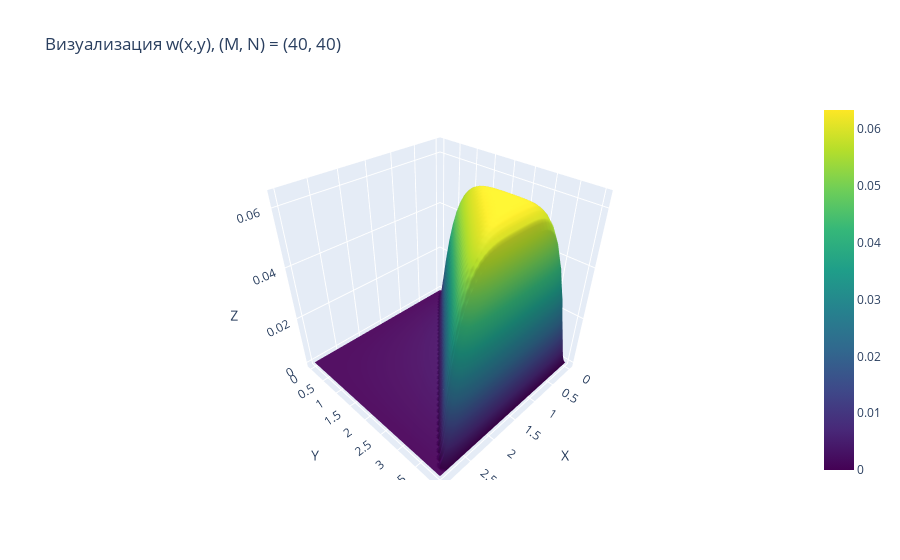

The code cell stored with this chart in its notebook:
### Code cell
import plotly.graph_objects as go

# Загрузка данных из файла
data = np.loadtxt('./parallel_23/output.txt')

# Получение размеров массива
rows, cols = data.shape

# Создание сетки для осей X и Y
x = np.linspace(A1, A2, cols)
y = np.linspace(B1, B2, rows)

X, Y = np.meshgrid(x, y)

# Создание 3D-поверхности
fig = go.Figure(data=[go.Surface(z=data, x=x, y=y, colorscale='Viridis')])

# Настройка меток осей
fig.update_layout(scene=dict(xaxis_title='X', yaxis_title='Y', zaxis_title='Z'),
                  title='Визуализация w(x,y), (M, N) = (40, 40)')

# Отображение графика
fig.show()

### Figure 1 — Plotly figure (JSON) as saved in the notebook; plotly's stock layout.template omitted (floating-point values rounded to 4 significant figures; data arrays with more than 128 entries replaced by an {"elided": "..."} marker saying what was removed)
{"data": [{"colorscale": [[0, "#440154"], [0.1111, "#482878"], [0.2222, "#3e4989"], [0.3333, "#31688e"], [0.4444, "#26828e"], [0.5556, "#1f9e89"], [0.6667, "#35b779"], [0.7778, "#6ece58"], [0.8889, "#b5de2b"], [1, "#fde725"]], "type": "surface", "x": [0, 0.075, 0.15, 0.225, 0.3, 0.375, 0.45, 0.525, 0.6, 0.675, 0.75, 0.825, 0.9, 0.975, 1.05, 1.125, 1.2, 1.275, 1.35, 1.425, 1.5, 1.575, 1.65, 1.725, 1.8, 1.875, 1.95, 2.025, 2.1, 2.175, 2.25, 2.325, 2.4, 2.475, 2.55, 2.625, 2.7, 2.775, 2.85, 2.925, 3], "y": [0, 0.1, 0.2, 0.3, 0.4, 0.5, 0.6, 0.7, 0.8, 0.9, 1, 1.1, 1.2, 1.3, 1.4, 1.5, 1.6, 1.7, 1.8, 1.9, 2, 2.1, 2.2, 2.3, 2.4, 2.5, 2.6, 2.7, 2.8, 2.9, 3, 3.1, 3.2, 3.3, 3.4, 3.5, 3.6, 3.7, 3.8, 3.9, 4], "z": {"elided": "41x41 float values"}}], "layout": {"scene": {"xaxis": {"title": {"text": "X"}}, "yaxis": {"title": {"text": "Y"}}, "zaxis": {"title": {"text": "Z"}}}, "title": {"text": "Визуализация w(x,y), (M, N) = (40, 40)"}}}
